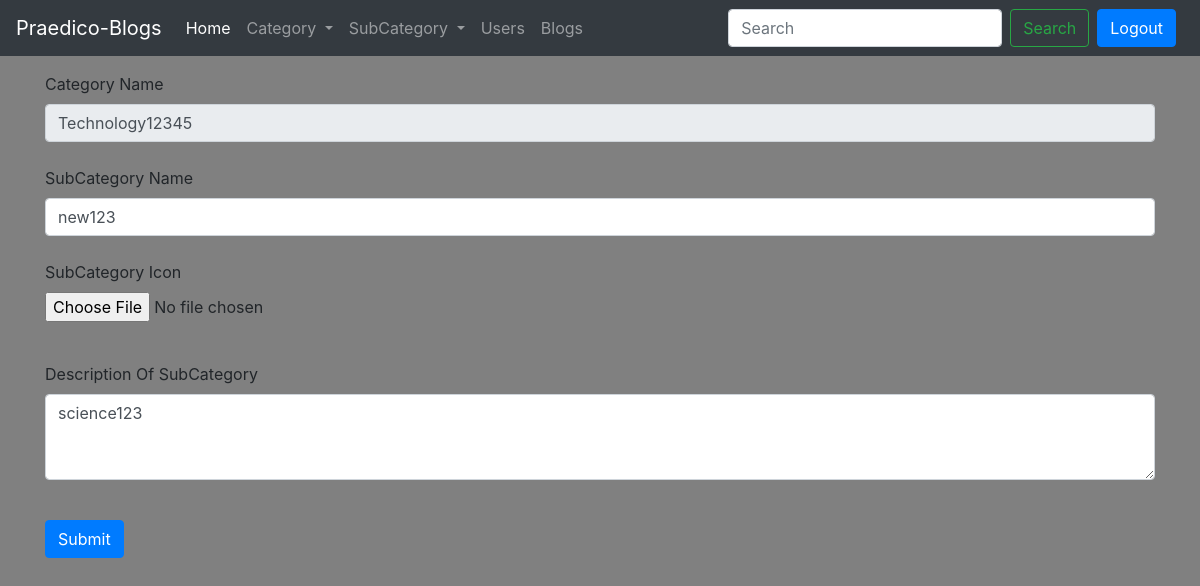
The page /adminapp/subcategoryupdate/19 on the database its author committed.
### adminapp/models.py (models this page shows, shortened)
class subcategory(models.Model):
    scatname = models.CharField(max_length=30)
    scicon = models.ImageField(upload_to = 'adminapp/images',default="")
    scdesc = models.CharField(max_length=2000)
    regdate = models.DateField()
    cname = models.ForeignKey(category,on_delete=models.CASCADE)

class category(models.Model):
    catname = models.CharField(max_length=30)
    caticon = models.ImageField(upload_to = 'adminapp/images/',default="")
    catdesc = models.CharField(max_length=2000)
    regdate = models.DateField(auto_now=False, auto_now_add=True)
    def __str__(self):
        return self.catname

### adminapp/views.py (the view, shortened to what this page needs)
# urls.py: path('subcategoryupdate/<str:sc_id>',views.subcategoryupdate,name='subcategoryupdate'),
def subcategoryupdate(request,sc_id):
    data = subcategory.objects.get(id = sc_id)
    context = {'data':data}
    return render(request, 'adminapp/subcategoryupdate.html',context)

### templates/adminapp/subcategoryupdate.html (shortened to what this page needs)
{% extends 'adminapp/base.html' %}
{% block body %}
<div class="container my-3">
    <form action="" method="post" enctype='multipart/form-data' >
        <div class="form-group">
            <label for="cname">Category Name</label>
            <input type="text"
                   class="form-control"
                   id="cname"
                   name="cname"
                   value="{{data.cname}}"
                   readonly ="true"
                   aria-describedby="emailHelp"
                   placeholder="Name of Category">
            <br>
        <div class="form-group">
            <label for="scname">SubCategory Name</label>
            <input type="text"
                   class="form-control"
                   id="scname"
                   value="{{data.scatname}}"
                   name="scname"
                   aria-describedby="emailHelp"
                   placeholder="Name of SubCategory">
            <br>
            <div class="form-group">
                <label for="scicon">SubCategory Icon</label>
                <input type="file"  value="{{data.scicon}}" class="form-control-file" id="scicon" name="scicon">
            </div>
            <br>
            <div class="form-group">
                <label for="cdesc">Description Of SubCategory</label>
                <textarea class="form-control" id="scdesc" name="scdesc" rows="3">{{data.scdesc}}</textarea>
            </div>
            <br>
            <button type="submit" class="btn btn-primary">Submit</button>
        </div>
    </form>
</div>
{% endblock body %}

### templates/adminapp/base.html (style rules this page uses)
body { background-color: grey ; }

### rows shown on the page
subcategory: cname "Technology12345", scname "new123", scdesc "science123"
